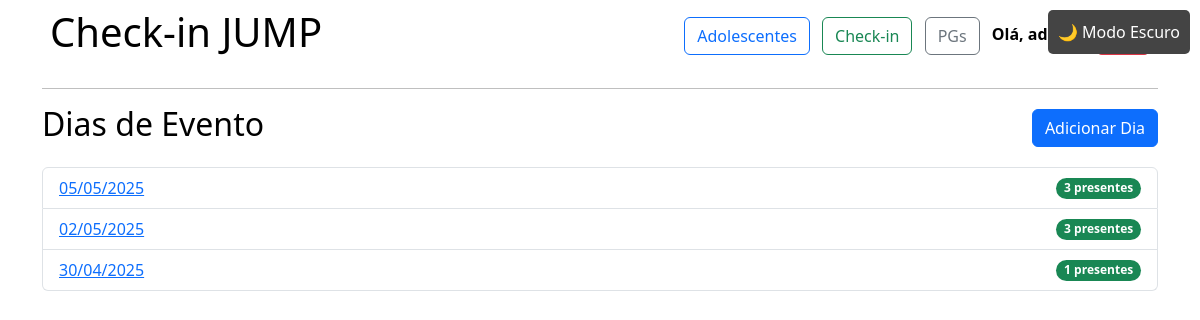
Screenshot of / (signed in) with the database file from the repository.
### adolescentes/models.py (models this page shows, shortened)
class DiaEvento(models.Model):
    data = models.DateField(unique=True)

### adolescentes/views.py (the view)
# urls.py: path("", views.lista_dias_evento, name="pagina_checkin"),
@login_required
def lista_dias_evento(request):
    dias = DiaEvento.objects.annotate(
        total_presentes=Count('presenca', filter=Q(presenca__presente=True))
    ).order_by('-data')
    return render(request, 'checkin/lista_dias.html', {'dias': dias})

### adolescentes/templates/checkin/lista_dias.html
{% extends 'adolescentes/base.html' %}
{% block content %}
<div class="d-flex justify-content-between align-items-center mb-3">
    <h2>Dias de Evento</h2>
    {% if perms.checkin.add_diaevento %}
    <a href="{% url 'novo_dia_evento' %}" class="btn btn-primary">Adicionar Dia</a>
    {% endif %}
</div>
<ul class="list-group">
    {% for dia in dias %}
      <li class="list-group-item d-flex justify-content-between align-items-center">
        <a href="{% url 'checkin_dia' dia.id %}">{{ dia.data|date:"d/m/Y" }}</a>
        <span class="badge bg-success rounded-pill">
          {{ dia.total_presentes }} presentes
        </span>
      </li>
    {% endfor %}
  </ul>
{% endblock %}

### adolescentes/templates/adolescentes/base.html (shortened to what this page needs)
{% load static %}
<!DOCTYPE html>
<html lang="pt-br">
<head>
    <link rel="stylesheet" href="https://cdn.jsdelivr.net/npm/bootstrap@5.3.0/dist/css/bootstrap.min.css">
    <link rel="stylesheet" href="{% static 'adolescentes/css/style.css' %}">
</head>
<body class="container">
    <button id="dark-mode-toggle">Modo Escuro</button>
    <nav class="d-flex justify-content-between align-items-center p-2">
        <h1>Check-in JUMP</h1>
        <div>
            <a href="{% url 'listar_adolescentes' %}" class="btn btn-outline-primary me-2">Adolescentes</a>
            <a href="{% url 'pagina_checkin' %}" class="btn btn-outline-success me-2">Check-in</a>
            <a href="{% url 'lista_pgs' %}" class="btn btn-outline-secondary me-2">PGs</a>
            {% if user.is_authenticated %}
                <span><strong>Olá, {{ user.username }}!</strong></span>
                <a href="{% url 'logout' %}" class="btn btn-danger ms-2">Sair</a>
            {% else %}
                <a href="{% url 'login' %}" class="btn btn-primary">Entrar</a>
            {% endif %}
        </div>
    </nav>
    <hr>
    {% block content %}{% endblock %}
</body>
</html>

### static/adolescentes/css/style.css (style rules this page uses)
body { background-color: #ffffff; color: #000000; transition: background-color 0.3s, color 0.3s; }
#dark-mode-toggle { position: fixed; top: 10px; right: 10px; padding: 10px; border: none; background: #444; color: white; cursor: pointer; border-radius: 5px; transition: background 0.3s; }

### rows the page displays
DiaEvento: data "05/05/2025", total_presentes "3"
DiaEvento: data "02/05/2025", total_presentes "3"
DiaEvento: data "30/04/2025", total_presentes "1"
